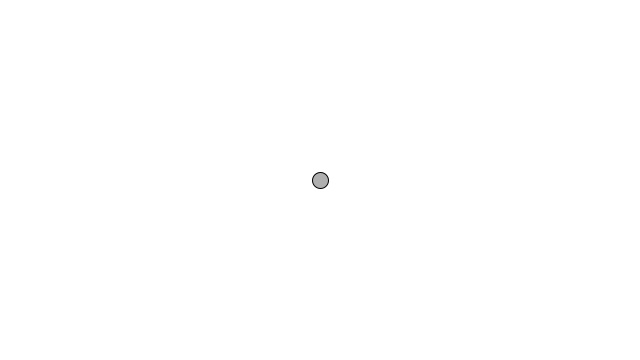
Frame 1 (no input)
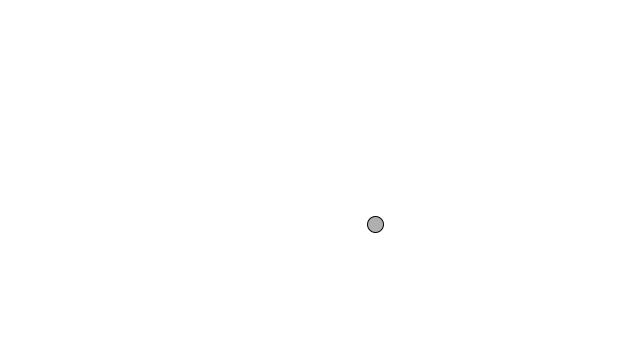
Frame 60 (the mouse pressed at the canvas centre just before this capture)
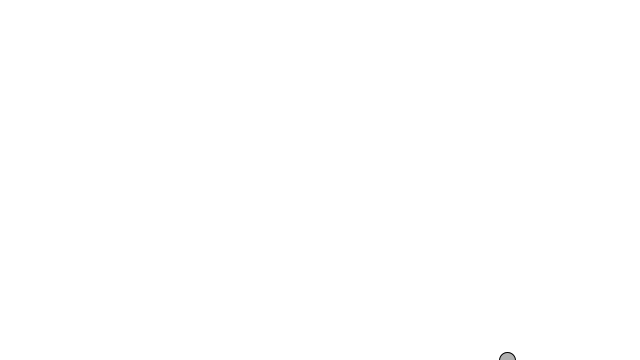
Frame 120 (the mouse held since frame 60 and released just before this capture)

The Processing sketch that drew these frames (run headless with seeded random() and noise(); from frame 60 on, the mouse is pressed at the canvas centre):

// Processing sketch: build
// ── build.pde
class Mover {

  PVector location;
  PVector velocity;
  PVector acceleration;

  Mover() {
    location = new PVector(width/2, height/2);
    velocity = new PVector(0, 0);
    acceleration = new PVector(0, 0);
  }

  void update() {
    velocity.add(acceleration);
    location.add(velocity);
    // Reset acceleration
    acceleration.mult(0);
  }

  void applyForce(PVector f) {
    // Accumulate forces
    acceleration.add(f);
  }

  void display() {
    stroke(0);
    fill(175);
    ellipse(location.x, location.y, 16, 16);
  }

  void checkEdges() {
    if (location.x > width) {
      location.x = width;
      velocity.x *= -1;
    } else if (location.x < 0) {
      location.x = 0;
      velocity.x *= -1;
    }
    if (location.y > height) {
      location.y = height;
      velocity.y *= -1;
    }
  }

}


// Declare the Mover object
Mover m;

void setup() {
  size(640, 360);
  m = new Mover();
}

void draw() {

  background(255);

  PVector gravity = new PVector(0, 0.3);
  m.applyForce(gravity);

  PVector wind = new PVector(0.5, 0);
  m.applyForce(wind);

  PVector friction = new PVector(-0.04, -0.07);
  m.applyForce(friction);

  m.update();
  m.checkEdges();
  m.display();

}
